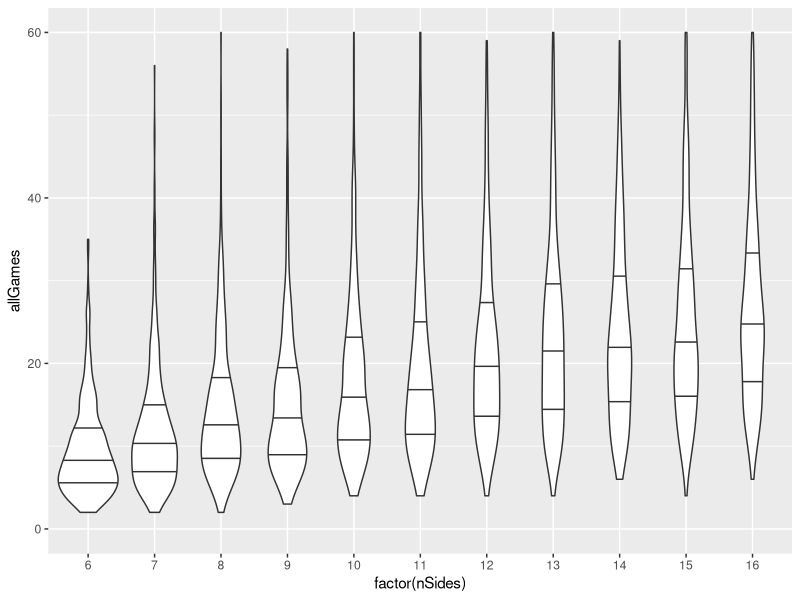

Write the R code that produced this figure.
## ---- chunk 1
knitr::opts_chunk$set(echo = TRUE)
## ---- chunk 2
dieGame <- function(nSides = 6) {
  nRolls <- 0
  currentDie <- 1:nSides
  while (length(unique(currentDie)) != 1) {
    currentDie <- sample(currentDie, nSides, replace = TRUE)
    nRolls <- nRolls + 1
  }
  return(nRolls)
}

df <- data.frame(allGames = NA, nSides = NA)
for (nSides in 6:16) {
  allGames <- c()
  for (i in 1:500) {
    allGames <- c(allGames, dieGame(nSides = nSides))
  }
  df <- rbind(df, data.frame(allGames, nSides))
}
df <- df[-1,]

print(mean(df[df$nSides == 6, "allGames"]))
## ---- chunk 3
library(ggplot2)
ggplot(df) +
  geom_violin(aes(x = factor(nSides), y = allGames), draw_quantiles = c(0.25, 0.5, 0.75)) +
  ylim(c(0, 60))
